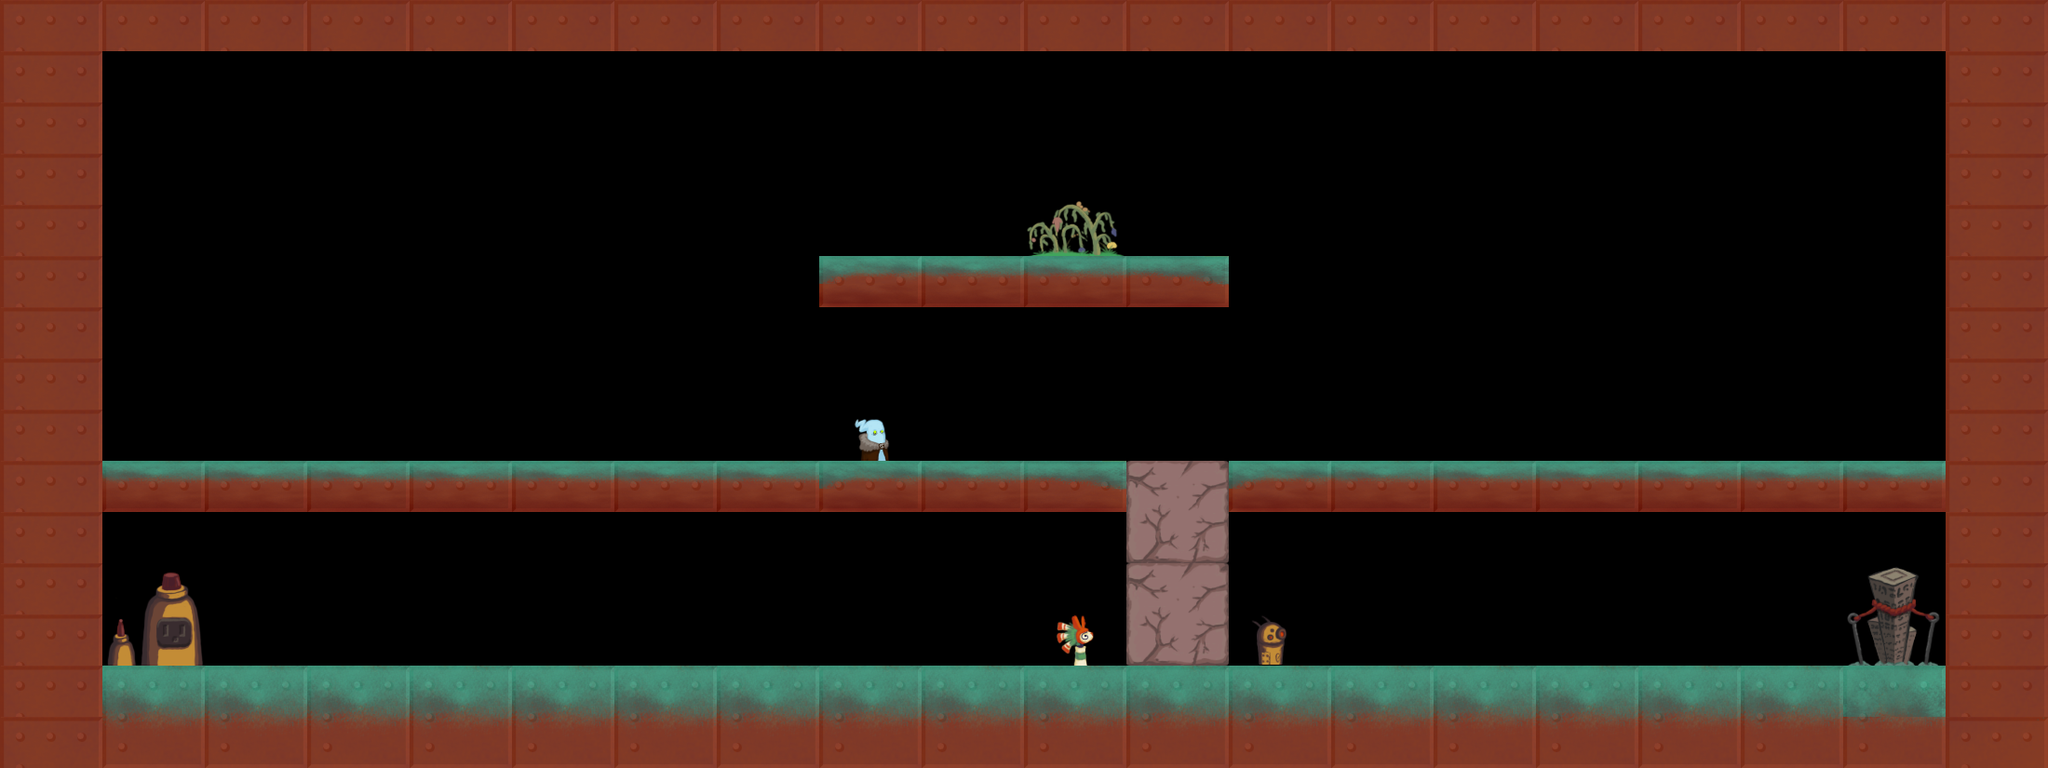

A level layout from a 2D game, rendered from its tile map. Below: a short description, then the map file with tile-grid data replaced by summaries:
An orthogonal 20x15 tile map with 110x55 px tiles, 5 tile layers (Foreground, LifeForeground, Positions, GhostForeground, ...), 8 tilesets.

<map version="1.0" orientation="orthogonal" width="20" height="15" tilewidth="110" tileheight="55">
 <tileset firstgid="1" name="life" tilewidth="110" tileheight="55">
  <image source="app/assets/images/tiles/life.png" trans="ffffff" width="440" height="550" />
 </tileset>
 <tileset firstgid="41" name="placement-sprites" tilewidth="110" tileheight="55">
  <image source="app/assets/images/tiles/placement-sprites.png" trans="ffffff" width="330" height="55" />
 </tileset>
 <tileset firstgid="44" name="mech" tilewidth="110" tileheight="55">
  <image source="app/assets/images/tiles/mech.png" trans="ffffff" width="440" height="550" />
 </tileset>
 <tileset firstgid="84" name="ghost" tilewidth="110" tileheight="55">
  <image source="app/assets/images/tiles/ghost.png" trans="ffffff" width="440" height="550" />
 </tileset>
 <tileset firstgid="124" name="vines_grow" tilewidth="110" tileheight="55">
  <image source="app/assets/images/sprites/vines_grow.png" trans="ffffff" width="1100" height="110" />
 </tileset>
 <tileset firstgid="144" name="ghost_door" tilewidth="110" tileheight="55">
  <image source="app/assets/images/sprites/ghost_door.png" trans="ffffff" width="220" height="110" />
 </tileset>
 <tileset firstgid="148" name="mech_door" tilewidth="110" tileheight="55">
  <image source="app/assets/images/sprites/mech_door.png" trans="ffffff" width="220" height="110" />
 </tileset>
 <tileset firstgid="152" name="walker_door" tilewidth="110" tileheight="55">
  <image source="app/assets/images/sprites/walker_door.png" trans="ffffff" width="220" height="110" />
 </tileset>
 <layer name="Foreground" width="20" height="15">
  <data>[300 cells, 4 non-empty, 2 distinct tile ids]</data>
 </layer>
 <layer name="LifeForeground" width="20" height="15">
  <data>[300 cells, 105 non-empty, 5 distinct tile ids]</data>
 </layer>
 <layer name="Positions" width="20" height="15">
  <data>[300 cells, 9 non-empty, 9 distinct tile ids]</data>
 </layer>
 <layer name="GhostForeground" width="20" height="15">
  <data>[300 cells, 105 non-empty, 5 distinct tile ids]</data>
 </layer>
 <layer name="RobotForeground" width="20" height="15">
  <data>[300 cells, 105 non-empty, 8 distinct tile ids]</data>
 </layer>
</map>
